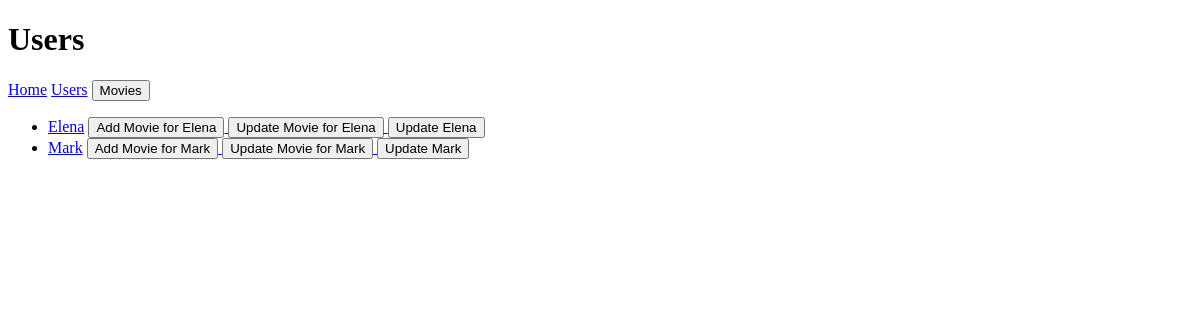
/users, run on an earlier commit of the app's database.
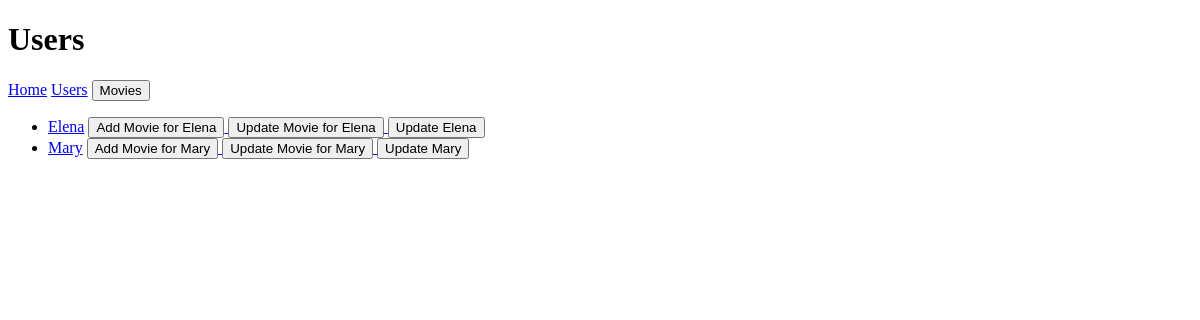
And on a later commit of the database.
### datamanager/data_models.py (models this page shows, shortened)
class User(db.Model):
    __tablename__ = 'users'
    id = db.Column(db.Integer, primary_key=True, autoincrement=True)
    name = db.Column(db.String, nullable=False)
    user_movies = db.relationship('UserMovies', back_populates='user', cascade="all, delete")

### app.py (the view)
@app.route('/users', methods=['GET'])
def list_users():
    users = data.get_all_users()
    message = request.args.get('message')
    return render_template('users.html', users=users, message=message)

### datamanager/sqlite_data_manager.py (called while the page is built)
    def get_all_users(self):
        try:
            return self.db.session.query(User).all()
        except SQLAlchemyError as e:
            print(f"Error fetching all users: {e}")
            return []

### templates/users.html (shortened to what this page needs)
<!DOCTYPE html>
<html lang="en">
<head>
</head>
<body>
    <h1>Users</h1>
    <nav>
        <a href="/">Home</a>
        <a href="/users">Users</a>
        <a href="/movies"><button>Movies</button></a>
    </nav>
    <ul>
        {% for user in users %}
        <li>
            <a href="{{ url_for('user_movies', user_id=user.id) }}">{{ user.name }}</a>
            <a href="{{ url_for('add_movie', user_id=user.id) }}">
                <button>Add Movie for {{ user.name }}</button>
            </a>
            <a href="{{ url_for('update_movie', user_id=user.id, movie_id=1) }}">
                <button>Update Movie for {{ user.name }}</button>
            </a>
            <a href="{{ url_for('update_user', user_id=user.id) }}">
                <button>Update {{ user.name }}</button>
            </a>
        </li>
        {% endfor %}
    </ul>
</body>
</html>

What changed in the data, as far as the page shows it:
changed User: name "Mark" → "Mary"
